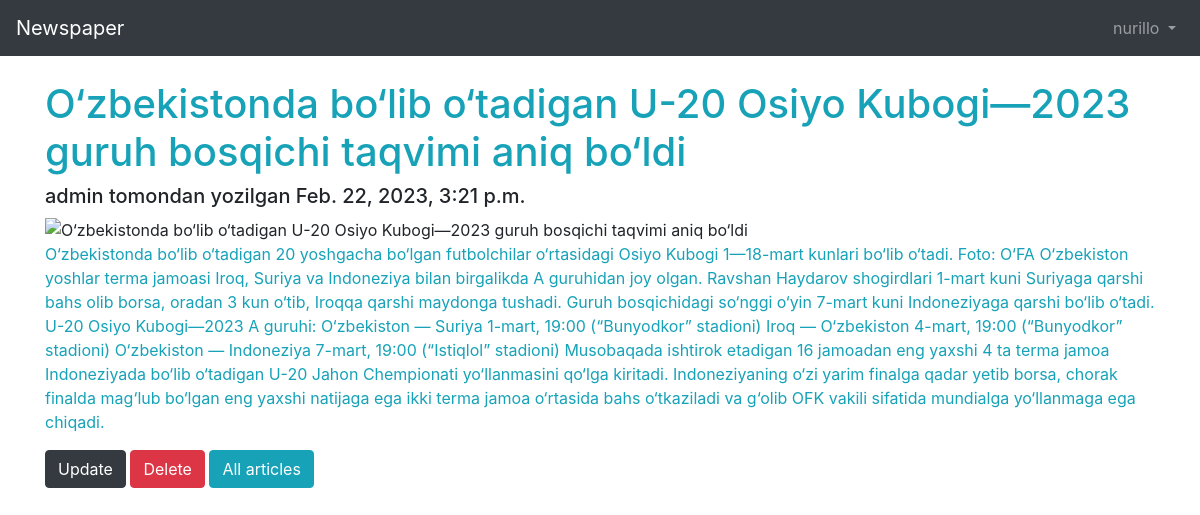
/6/detail/ (signed in), run on the app's committed database.
### users/models.py (models this page shows)
class CustomUser(AbstractUser):
    firstname = models.CharField(max_length=50)
    lastname = models.CharField(max_length=100)
    email = models.EmailField(max_length=100)
    age = models.PositiveIntegerField(null=True, blank=True)
    address = models.CharField(max_length=200)
    phone = models.CharField(max_length=20)
    job = models.CharField(max_length=50)

### articles/models.py (models this page shows, shortened)
class Article(models.Model):
    author = models.ForeignKey(
        get_user_model(),
        on_delete=models.CASCADE,
    )
    title = models.CharField(max_length=255)
    body = models.TextField()
    image = models.ImageField(upload_to='images',
                              blank=True)
    date = models.DateTimeField(auto_now_add=True)

### articles/views.py (the view)
# urls.py: path('<int:pk>/detail/', ArticleDetailView.as_view(), name='article_detail'),
class ArticleDetailView(LoginRequiredMixin, DetailView):
    model = Article
    template_name = 'article_detail.html'
    login_url = 'login'

### templates/article_detail.html
{%extends 'base.html'%} {%load crispy_forms_tags%} {%block title%} Article Edit {%endblock%} {%block content%}
<h1 class="text-info">{{object.title}}</h1>
<h5 class="card-muted">{{object.author}} tomondan yozilgan {{object.date}}</h5>
{%if object.image%}
<img src="{{object.images.url }}" alt="{{object.title}}" width="400" height="400"> {%endif%}
<p class="text-info">{{object.body}}</p>
<a href="{% url 'article_update' article.pk%}" class="btn btn-dark">Update</a>
<a href="{% url 'article_delete' article.pk%}" class="btn btn-danger">Delete</a>
<a href="{% url 'article_list' %}" class="btn btn-info">All articles</a> {%endblock%}

### templates/base.html (shortened to what this page needs)
<!DOCTYPE html>
<html lang="en">
<head>
    <link rel="stylesheet" href="https://cdn.jsdelivr.net/npm/bootstrap@4.0.0/dist/css/bootstrap.min.css">
</head>
<body>
    <header>
        <nav class="navbar navbar-expand-md navbar-dark bg-dark mb-4">
            <a class="navbar-brand" href="{% url 'article_list' %}">Newspaper</a>
            <div class="collapse navbar-collapse" id="navbarCollapse">
                {% if user.is_authenticated %}
                <ul class="navbar-nav ml-auto">
                    <li class="nav-item">
                        <a class="nav-link dropdown-toggle" href="#" id="userMenu" data-toggle="dropdown" aria-haspopup="true" aria-expanded="false">
            {{ user.username }}
            </a>
                    </li>
                </ul>
                {% endif %}
            </div>
        </nav>
        <div class="container">
            {% block content %} {% endblock content %}
        </div>
    </header>
</body>
</html>

### data on the page
CustomUser: username "nurillo"
Article: title "O‘zbekistonda bo‘lib o‘tadigan U-20 Osiyo Kubogi—2023 guruh bosqichi taqvimi aniq bo‘ldi", author "admin", date "Feb. 22, 2023, 3:21 p.m.", body "O‘zbekistonda bo‘lib o‘tadigan 20 yoshgacha bo‘lgan futbolchilar o‘rtasidagi Osiyo Kubogi 1—18-mart kunlari bo‘lib o‘tadi. Foto: O‘FA O‘zbekiston yoshlar terma jamoasi Iroq, Suriya va Indoneziya bilan birgalikda A guruhidan joy olgan. Ravshan Haydarov shogirdlari 1-mart kuni Suriyaga qarshi bahs olib borsa, oradan 3 kun o‘tib, Iroqqa qarshi maydonga tushadi. Guruh bosqichidagi so‘nggi o‘yin 7-mart kuni Indoneziyaga qarshi bo‘lib o‘tadi. U-20 Osiyo Kubogi—2023 A guruhi: O‘zbekiston — Suriya 1-mart, 19:00 (“Bunyodkor” stadioni) Iroq — O‘zbekiston 4-mart, 19:00 (“Bunyodkor” stadioni) O‘zbekiston — Indoneziya 7-mart, 19:00 (“Istiqlol” stadioni) Musobaqada ishtirok etadigan 16 jamoadan eng…"
